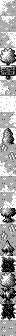

The image is a tile-based game level rendered from a .tmx file. Its description and complete source (layers, tilesets, objects, tile grids) follow:
An orthogonal 2x42 tile map with 8x8 px tiles, 1 tile layer (metatiles), 2 tilesets.

<map height="42" orientation="orthogonal" renderorder="right-down" tileheight="8" tilewidth="8" width="2">
	<tileset firstgid="1" tilewidth="8" tileheight="8">
		<image source="../../../gfx/tilesets/image_16_4c50.png" />
	</tileset>
	<tileset firstgid="55" tilewidth="8" tileheight="8">
		<image source="../../../gfx/tilesets/gfx_017_66ce.png" />
	</tileset>
	<layer height="42" id="1" name="metatiles" width="2">
		<data encoding="csv">
2, 4,
3, 5,
6, 8,
7, 9,
10, 12,
11, 13,
14, 16,
15, 17,
18, 20,
19, 21,
22, 24,
23, 25,
26, 28,
27, 29,
30, 31,
7, 32,
33, 35,
34, 36,
37, 38,
7, 39,
40, 42,
41, 43,
30, 38,
44, 45,
30, 47,
46, 48,
49, 51,
50, 52,
30, 39,
37, 53,
55, 57,
56, 58,
59, 61,
60, 62,
63, 65,
64, 66,
67, 69,
68, 70,
71, 73,
72, 74,
30, 38,
30, 38</data>
	</layer>
</map>
